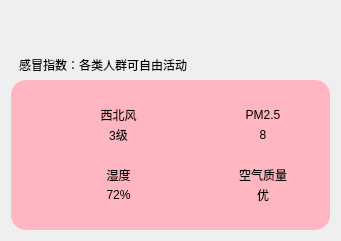
    <widget class="QWidget" name="widget_10" native="true">
     <property name="geometry">
      <rect>
       <x>10</x>
       <y>190</y>
       <width>341</width>
       <height>241</height>
      </rect>
     </property>
     <layout class="QVBoxLayout" name="verticalLayout_9">
      <item>
       <spacer name="verticalSpacer">
        <property name="orientation">
         <enum>Qt::Vertical</enum>
        </property>
        <property name="sizeHint" stdset="0">
         <size>
          <width>20</width>
          <height>10</height>
         </size>
        </property>
       </spacer>
      </item>
      <item>
       <widget class="QLabel" name="lblGanMao">
        <property name="styleSheet">
         <string notr="true">background-color: rgba(60, 60, 60, 0);
padding-left: 5px;
padding-right: 5px;</string>
        </property>
        <property name="text">
         <string>感冒指数：各类人群可自由活动</string>
        </property>
        <property name="wordWrap">
         <bool>true</bool>
        </property>
       </widget>
      </item>
      <item>
       <widget class="QWidget" name="widget_2" native="true">
        <property name="styleSheet">
         <string notr="true">background-color: rgb(255, 182, 193);
border-radius: 15px</string>
        </property>
        <layout class="QGridLayout" name="gridLayout">
         <property name="leftMargin">
          <number>40</number>
         </property>
         <property name="topMargin">
          <number>25</number>
         </property>
         <property name="rightMargin">
          <number>40</number>
         </property>
         <property name="bottomMargin">
          <number>25</number>
         </property>
         <property name="horizontalSpacing">
          <number>50</number>
         </property>
         <property name="verticalSpacing">
          <number>20</number>
         </property>
         <item row="0" column="0">
          <layout class="QHBoxLayout" name="horizontalLayout_12">
           <property name="spacing">
            <number>0</number>
           </property>
           <item>
            <widget class="QLabel" name="lblWindIcon">
             <property name="minimumSize">
              <size>
               <width>40</width>
               <height>40</height>
              </size>
             </property>
             <property name="maximumSize">
              <size>
               <width>40</width>
               <height>40</height>
              </size>
             </property>
             <property name="styleSheet">
              <string notr="true">background-color: rgba(255, 255, 255, 0);</string>
             </property>
             <property name="text">
              <string/>
             </property>
             <property name="pixmap">
              <pixmap resource="mainWindow.qrc">:/res/wind.png</pixmap>
             </property>
             <property name="scaledContents">
              <bool>true</bool>
             </property>
             <property name="alignment">
              <set>Qt::AlignCenter</set>
             </property>
            </widget>
           </item>
           <item>
            <layout class="QVBoxLayout" name="verticalLayout_6">
             <item>
              <widget class="QLabel" name="lblWindFx">
               <property name="styleSheet">
                <string notr="true">background-color: rgba(255, 255, 255,0);
font: 10pt &quot;微软雅黑&quot;;</string>
               </property>
               <property name="text">
                <string>西北风</string>
               </property>
               <property name="alignment">
                <set>Qt::AlignCenter</set>
               </property>
              </widget>
             </item>
             <item>
              <widget class="QLabel" name="lblWindFl">
               <property name="styleSheet">
                <string notr="true">background-color: rgba(255, 255, 255,0);
font: 10pt &quot;微软雅黑&quot;;</string>
               </property>
               <property name="text">
                <string>3级</string>
               </property>
               <property name="alignment">
                <set>Qt::AlignCenter</set>
               </property>
              </widget>
             </item>
            </layout>
           </item>
          </layout>
         </item>
         <item row="0" column="1">
          <layout class="QHBoxLayout" name="horizontalLayout_14">
           <property name="spacing">
            <number>0</number>
           </property>
           <item>
            <widget class="QLabel" name="lblPm25Icon">
             <property name="minimumSize">
              <size>
               <width>40</width>
               <height>40</height>
              </size>
             </property>
             <property name="maximumSize">
              <size>
               <width>40</width>
               <height>40</height>
              </size>
             </property>
             <property name="styleSheet">
              <string notr="true">background-color: rgba(255, 255, 255, 0);</string>
             </property>
             <property name="text">
              <string/>
             </property>
             <property name="pixmap">
              <pixmap resource="mainWindow.qrc">:/res/pm25.png</pixmap>
             </property>
             <property name="scaledContents">
              <bool>true</bool>
             </property>
             <property name="alignment">
              <set>Qt::AlignCenter</set>
             </property>
            </widget>
           </item>
           <item>
            <layout class="QVBoxLayout" name="verticalLayout_7">
             <item>
              <widget class="QLabel" name="lblPM25Title">
               <property name="styleSheet">
                <string notr="true">background-color: rgba(255, 255, 255,0);
font: 10pt &quot;微软雅黑&quot;;</string>
               </property>
               <property name="text">
                <string>PM2.5</string>
               </property>
               <property name="alignment">
                <set>Qt::AlignCenter</set>
               </property>
              </widget>
             </item>
             <item>
              <widget class="QLabel" name="lblPM25">
               <property name="styleSheet">
                <string notr="true">background-color: rgba(255, 255, 255,0);
font: 10pt &quot;微软雅黑&quot;;</string>
               </property>
               <property name="text">
                <string>8</string>
               </property>
               <property name="alignment">
                <set>Qt::AlignCenter</set>
               </property>
              </widget>
             </item>
            </layout>
           </item>
          </layout>
         </item>
         <item row="1" column="0">
          <layout class="QHBoxLayout" name="horizontalLayout_13">
           <property name="spacing">
            <number>0</number>
           </property>
           <item>
            <widget class="QLabel" name="lblShiDuIcon">
             <property name="minimumSize">
              <size>
               <width>40</width>
               <height>40</height>
              </size>
             </property>
             <property name="maximumSize">
              <size>
               <width>40</width>
               <height>40</height>
              </size>
             </property>
             <property name="styleSheet">
              <string notr="true">background-color: rgba(255, 255, 255, 0);</string>
             </property>
             <property name="text">
              <string/>
             </property>
             <property name="pixmap">
              <pixmap resource="mainWindow.qrc">:/res/humidity.png</pixmap>
             </property>
             <property name="scaledContents">
              <bool>true</bool>
             </property>
             <property name="alignment">
              <set>Qt::AlignCenter</set>
             </property>
            </widget>
           </item>
           <item>
            <layout class="QVBoxLayout" name="verticalLayout_3">
             <item>
              <widget class="QLabel" name="lblShiDuTitle">
               <property name="styleSheet">
                <string notr="true">background-color: rgba(255, 255, 255,0);
font: 10pt &quot;微软雅黑&quot;;</string>
               </property>
               <property name="text">
                <string>湿度</string>
               </property>
               <property name="alignment">
                <set>Qt::AlignCenter</set>
               </property>
              </widget>
             </item>
             <item>
              <widget class="QLabel" name="lblShiDu">
               <property name="styleSheet">
                <string notr="true">background-color: rgba(255, 255, 255,0);
font: 10pt &quot;微软雅黑&quot;;</string>
               </property>
               <property name="text">
                <string>72%</string>
               </property>
               <property name="alignment">
                <set>Qt::AlignCenter</set>
               </property>
              </widget>
             </item>
            </layout>
           </item>
          </layout>
         </item>
         <item row="1" column="1">
          <layout class="QHBoxLayout" name="horizontalLayout_15">
           <property name="spacing">
            <number>0</number>
           </property>
           <item>
            <widget class="QLabel" name="lblQualityIcon">
             <property name="minimumSize">
              <size>
               <width>40</width>
               <height>40</height>
              </size>
             </property>
             <property name="maximumSize">
              <size>
               <width>40</width>
               <height>40</height>
              </size>
             </property>
             <property name="autoFillBackground">
              <bool>false</bool>
             </property>
             <property name="styleSheet">
              <string notr="true">background-color: rgba(255, 255, 255, 0);</string>
             </property>
             <property name="text">
              <string/>
             </property>
             <property name="pixmap">
              <pixmap resource="mainWindow.qrc">:/res/aqi.png</pixmap>
             </property>
             <property name="scaledContents">
              <bool>true</bool>
             </property>
             <property name="alignment">
              <set>Qt::AlignCenter</set>
             </property>
             <property name="wordWrap">
              <bool>false</bool>
             </property>
             <property name="indent">
              <number>-1</number>
             </property>
            </widget>
           </item>
           <item>
            <layout class="QVBoxLayout" name="verticalLayout_8">
             <item>
              <widget class="QLabel" name="lblQualityTitle">
               <property name="autoFillBackground">
                <bool>false</bool>
               </property>
               <property name="styleSheet">
                <string notr="true">background-color: rgba(255, 255, 255,0);
font: 10pt &quot;微软雅黑&quot;;</string>
               </property>
               <property name="text">
                <string>空气质量</string>
               </property>
               <property name="alignment">
                <set>Qt::AlignCenter</set>
               </property>
              </widget>
             </item>
             <item>
              <widget class="QLabel" name="lblQuality">
               <property name="autoFillBackground">
                <bool>false</bool>
               </property>
               <property name="styleSheet">
                <string notr="true">background-color: rgba(255, 255, 255,0);
font: 10pt &quot;微软雅黑&quot;;</string>
               </property>
               <property name="text">
                <string>优</string>
               </property>
               <property name="alignment">
                <set>Qt::AlignCenter</set>
               </property>
              </widget>
             </item>
            </layout>
           </item>
          </layout>
         </item>
        </layout>
       </widget>
      </item>
     </layout>
    </widget>
